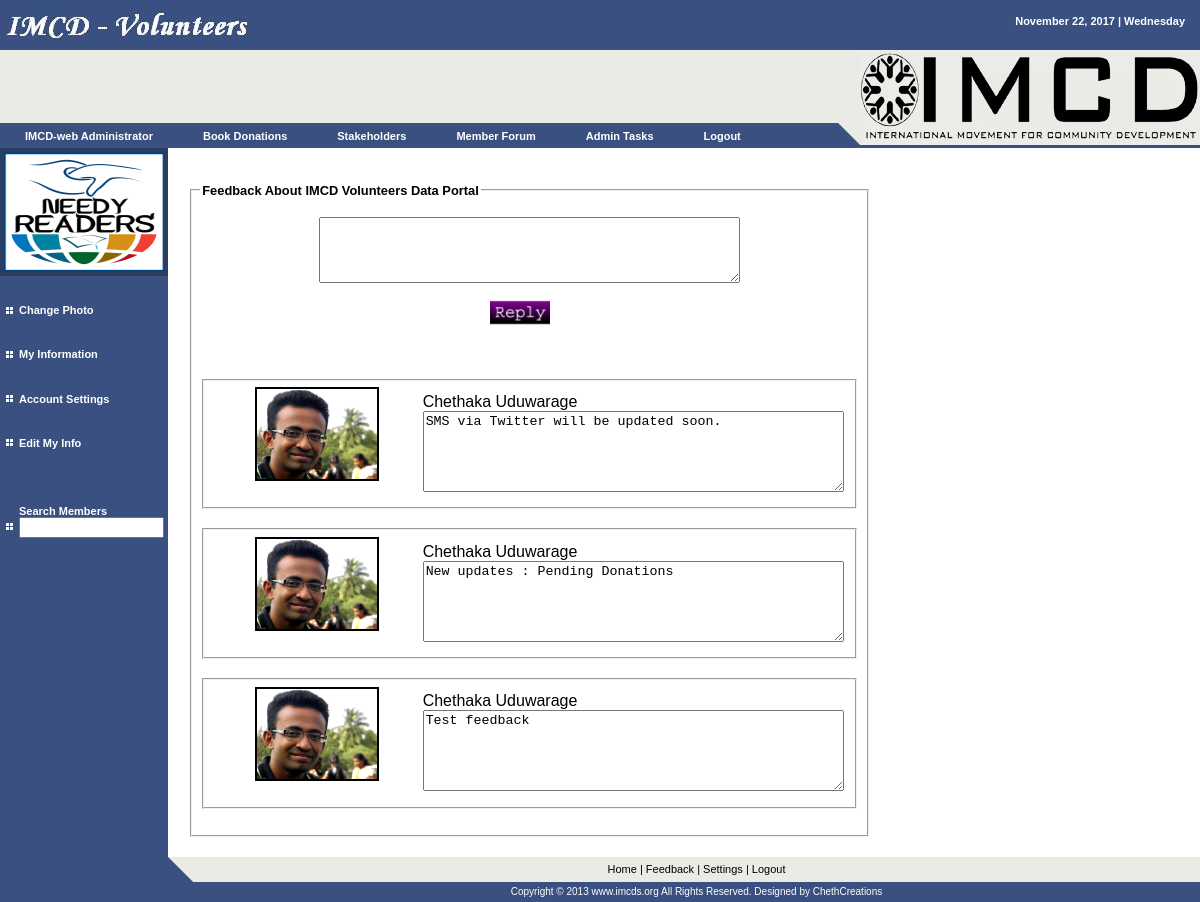
/user/fdbk.php (signed in), run on the app's committed database.
### tables this page shows
CREATE TABLE `user` (
  `uid` int(50) NOT NULL auto_increment,
  `uname` varchar(50) NOT NULL,
  `pword` varchar(200) NOT NULL,
  `fname` varchar(50) NOT NULL,
  `mname` varchar(200) NOT NULL,
  `lname` varchar(50) NOT NULL,
  `dob` varchar(50) NOT NULL,
  `country` varchar(50) NOT NULL,
  `gender` varchar(50) NOT NULL,
  `tele` varchar(50) NOT NULL,
  `email` varchar(50) NOT NULL,
  `seq` varchar(50) NOT NULL,
  `answer` varchar(50) NOT NULL,
  `year` int(10) NOT NULL,
  `fid` varchar(20) NOT NULL,
  `town` varchar(50) NOT NULL,
  `status` varchar(50) NOT NULL default 'pend',
  `utype` varchar(50) NOT NULL default 'nuser',
  PRIMARY KEY  (`uid`)
);

CREATE TABLE `msg` (
  `msgid` int(10) NOT NULL auto_increment,
  `messg` varchar(800) NOT NULL,
  `wrt` varchar(10) NOT NULL,
  `rid` varchar(10) NOT NULL,
  PRIMARY KEY  (`msgid`)
);

### user/fdbk.php (called while the page is built, shortened)
<?php
include('../sess.php');
include('logabt.php');
exit();
?>

### sess.php (called while the page is built, shortened)
<?php
$name=$_SESSION['fuser'];
$query="select * from user where uname='".$name."' ";
$result=mysql_query($query);
$new=mysql_fetch_array($result);
$f_name=$new['fname'];
$l_name=$new['lname'];
$photo=$new['mname'];
$utype=$new['utype'];
?>

### user/logabt.php (the view, shortened to what this page needs)
<?php include('incu/header.php'); ?>
<fieldset><legend align="left"><h3>Feedback About IMCD Volunteers Data Portal</h3></legend>
<div align="center">
<form action="fdbk.php" method="post">
<textarea cols="50" rows="4" name="msg"></textarea><br/>
<input width="60" height="60" type="image" src="../pictures/post.png"/>&nbsp;&nbsp;&nbsp;&nbsp;&nbsp;&nbsp;
</form><br/>
</div>
<?php include('../server.php');
$abt="1";
$qry1="select * from msg where rid='".$abt."' order by msgid desc";
$re1=mysql_query($qry1) or die("ERROR med");
while($new=mysql_fetch_array($re1)){
$message=$new['messg'];
$snd=$new['wrt'];
$qryno22="select * from user where uid='".$snd."'";
$resulno22=mysql_query($qryno22) or die("ERROR");
$new=mysql_fetch_array($resulno22);
$fname=$new['fname'];
$lname=$new['lname'];
$photo1=$new['mname'];
$pic1=$photo1;
echo '<fieldset><table><tr><td>&nbsp;&nbsp;&nbsp;&nbsp;&nbsp;&nbsp;&nbsp;&nbsp;</td><td>
<form method="post" action="myfrpro.php">
<input title="View '.$fname." ".$lname.' Profile" type="image" name="imageField" src="'.$pic1.'" width="120" height="90" border="2" />
<input type="hidden" name="uid" value="'.$snd.'"/>
</form>
';
echo '</td><td>&nbsp;&nbsp;&nbsp;&nbsp;&nbsp;&nbsp;&nbsp;&nbsp;</td><td><span class="style3">'.$fname." ".$lname.'</span><br/>';
echo '<textarea readonly="readonly" cols="50" rows="5" name="msg">'.$message.'</textarea></td>';
echo '</tr></table></fieldset><br/>';
}
?>
</fieldset>
<?php include('incu/footer.php'); ?>

### user/incu/header.php (shortened to what this page needs)
<?php
include('../sess.php');
?>
<html>
<head>
<link rel="stylesheet" href="styles.css" type="text/css">
</head>
<body bgcolor="#ffffff" leftmargin="0" topmargin="0" marginwidth="0" marginheight="0">
<table width="100%" border="0" cellspacing="0" cellpadding="0" height="100%">
  <tr>
    <td bgcolor="#395080" height="50" valign="top">
      <table width="100%" border="0" cellspacing="0" cellpadding="0" height="100%">
        <tr>
          <td width="50%" valign="top"><a href="index.php" class="menutext"> <img name="companyname" src="images/companyname.jpg" width="247" height="50" border="0"></a></td>
          <td width="50%" valign="top">
            <table width="100%" border="0" cellspacing="0" cellpadding="15">
              <tr>
                <td valign="top" align="right" class="menutext">
				<?php echo gmdate("F d, Y | l");?>
				</td>
              </tr>
            </table>
		 </td>
        </tr>
      </table>
    </td>
  </tr>
  <tr>
    <td height="98" valign="top">
      <table width="100%" border="0" cellspacing="0" cellpadding="0" height="100%">
        <tr>
          <td valign="top" width="82%">
            <table width="100%" border="0" cellspacing="0" cellpadding="0" height="100%">
              <tr bgcolor="#EAEBE4">
                <td height="73" valign="top" bgcolor="#EAEBE4"><img src="images/spacer.gif" width="1" height="73"></td>
                <td>&nbsp;</td>
              </tr>
              <tr>
                <td height="25" bgcolor="#395080" class="menutext" nowrap width="100%">
				<ul id="menu">
    <li><a href="../user/myinfo.php" class="menutext"><?php echo $f_name." ".$l_name; ?></a></li>
    <li><a href="pe_don.php" class="menutext">Book Donations</a>
    </li>
	    <li><a href="#" class="menutext">Stakeholders</a>
    </li>
     <li><a href="forum.php" class="menutext">Member Forum</a>
    </li>
	<?php
	if($utype=='admin'){
	echo '
		    <li><a href="#" class="menutext">Admin Tasks</a>
        <ul>
            <li><a href="request.php" class="menutext"><img src="images/square.jpg" width="7" height="7"> &nbsp;&nbsp;Pending Member Requests</a></li>
			<li><a href="allstake.php" class="menutext"><img src="images/square.jpg" width="7" height="7"> &nbsp;&nbsp;All Stakeholders</a></li>
        </ul>
    </li>
	';
	}
	?>
    <li><a href="../user/logout.php" class="menutext">Logout</a>
    </li>
</ul>
				 </td>
                <td height="25" width="22" valign="bottom"><img name="triangle1" src="images/triangle1.jpg" width="22" height="25" border="0"></td>
              </tr>
            </table>
          </td>
          <td valign="top" align="right" width="340"><img name="graphic1" src="images/graphic1.jpg" width="340" height="98" border="0"></td>
        </tr>
      </table>
    </td>
  </tr>
  <tr>
    <td height="72%" valign="top">
      <table width="70%" border="0" cellspacing="0" cellpadding="0" height="100%">
        <tr>
          <td valign="top" width="152" bgcolor="#395080">
            <table width="152" border="0" cellspacing="0" cellpadding="0" height="100%">
              <tr>
                <td width="152" bgcolor="#395080" height="140" valign="top"><a href="../user/photo.php"><img border="4" name="user" src="<?php echo $photo; ?>" width="160" height="120"/></a></td>
              </tr>
              <tr>
                <td valign="top" bgcolor="#395080">
                  <table width="100%" border="0" cellspacing="0" cellpadding="3" height="300">
                    <tr>
                      <td width="10" align="right"><img src="images/square.jpg" width="7" height="7"></td>
                      <td nowrap class="menutext"><a href="../user/photo.php" class="menutext">Change Photo</a></td>
                    </tr>
					<tr>
                      <td width="10" align="right"><img src="images/square.jpg" width="7" height="7"></td>
                      <td class="menutext"><a href="../user/myinfo.php" class="menutext">My Information</a></td>
                    </tr>
                    <tr>
                      <td width="10" align="right"><img src="images/square.jpg" width="7" height="7"></td>
                      <td class="menutext"><a href="../user/editset.php" class="menutext">Account Settings</a></td>
                    </tr>
                    <tr>
                      <td width="10" align="right"><img src="images/square.jpg" width="7" height="7"></td>
                      <td class="menutext"><a href="editme.php" class="menutext">Edit My Info</a></td>
                    </tr>
					<tr>
					<td width="10" align="right"><img src="images/square.jpg" width="7" height="7"></td>
                      <td class="menutext">
					<a href="../user/logall.php" class="menutext">Search Members</a><form action="logall.php" method="post"><input type="text" name="sch" size="15"></form></td>
					</tr>
                  </table>
                </td>
              </tr>
            </table>
          </td>
		   <td valign="top" width="85%">
            <table width="100%" border="0" cellspacing="0" cellpadding="20" height="100%">
              <tr>
                <td valign="top" height="420" class="text">

### user/styles.css (style rules this page uses)
.text { font-family: Verdana, Arial, Helvetica, sans-serif; font-size: 11px; line-height: 19px; color: #000000; text-decoration: none }
a { font-family: Verdana, Arial, Helvetica, sans-serif; font-size: 11px; color: #2C3D61; text-decoration: underline }
.menutext { font-family: Verdana, Arial, Helvetica, sans-serif; font-size: 11px; font-weight: bold; color: #FFFFFF; text-decoration: none }
ul { font-family: Arial, Verdana; font-size: 14px; margin: 0; padding: 0; list-style: none; }
ul li { display: block; position: relative; float: left; }
ul li a { display: block; text-decoration: none; color: #ffffff; border-top: 0px solid #ffffff; padding: 5px 25px 5px 25px; background: #395080; margin-left: 0px; }

### data on the page
user: fname "IMCD-web", lname "Administrator", mname (picture)
msg: user.fname "Chethaka", user.lname "Uduwarage", msg "SMS via Twitter will be updated soon."
msg: user.fname "Chethaka", user.lname "Uduwarage", msg "New updates : Pending Donations"
msg: user.fname "Chethaka", user.lname "Uduwarage", msg "Test feedback"

### other printed values
gmdate("F d, Y | l") "November 22, 2017 | Wednesday"
